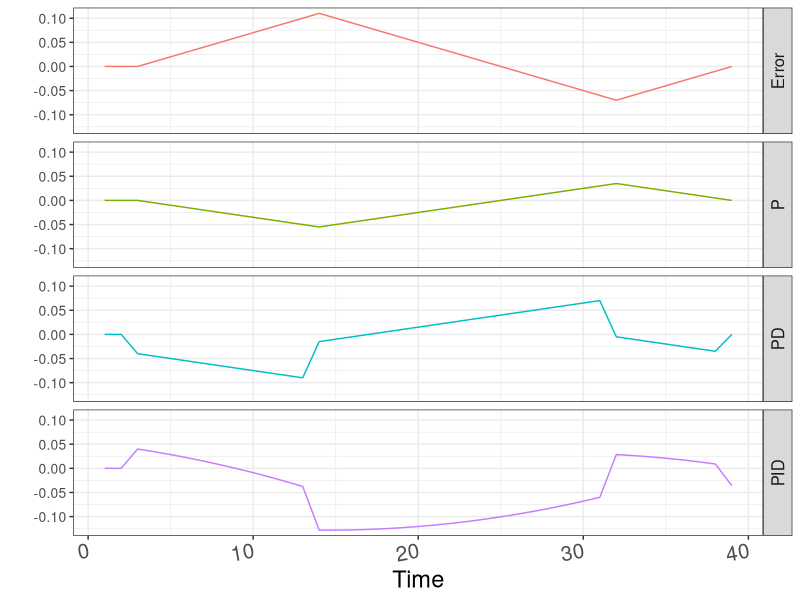
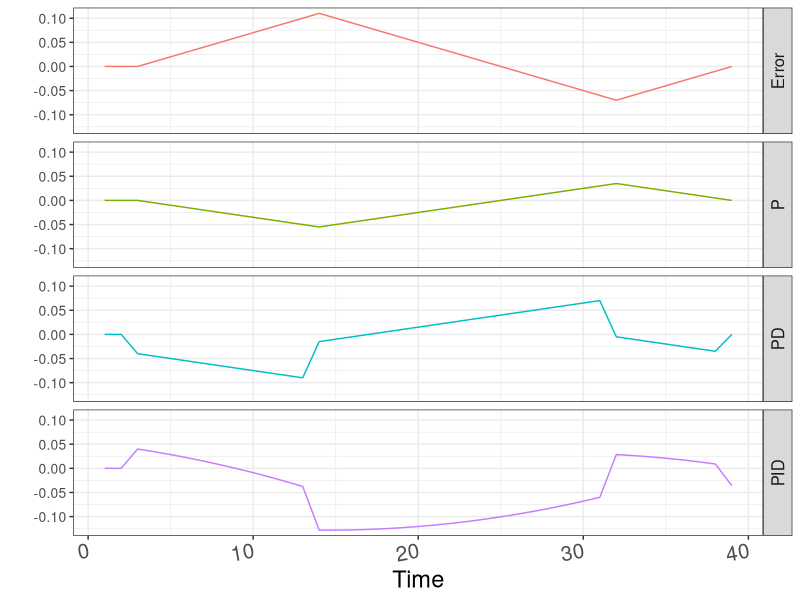

R code for these plots, in order:
library(ggplot2)
library(reshape2)
library(dplyr)

theme_white <- function() {
  theme_update(
    plot.title = element_text(size=22),
    axis.text.y =element_text(size=10),
    axis.title = element_text(size=17),
    legend.title = element_text(size = 16),
    legend.text = element_text(size = 14),
    axis.text.x = element_text(size=15, angle = 10, hjust = 1),
    strip.text.y = element_text(size = 12, angle = 90),
    strip.text.x = element_text(size = 18, angle = 0)
  )
}

min.max <- function(erro) {
  base <- 50
  max <- 100
  r <- max
  if (erro > 0) {
    r <- base
  }
  return(r)
}

theme_set(theme_bw())
theme_white()

controller_labels <- c(`erro` = "Error", `prop` = "P", 
                       `deriv` = "PD", 
                       `pid` = "PID", `min.max` = "Min-Max")

factor_p <- 0.5
factor_d <- 4
factor_i <- 0.05

erro <- c(0, 0, 0, 0.01, 0.02, 0.03, 0.04, 0.05, 0.06, 0.07, 0.08, 0.09, 0.1, 0.11, 
          0.1, 0.09, 0.08, 0.07, 0.06, 0.05, 0.04, 0.03, 0.02, 0.01, 0, 
          -0.01, -0.02, -0.03, -0.04, -0.05, -0.06, -0.07, -0.06, -0.05, -0.04, -0.03, 
          -0.02, -0.01, 0)
x <-seq(1, length(erro))

df <- data.frame(time=x,erro=erro)
diff_err <- sapply(2:length(x), function(x) df$erro[x] - df$erro[x-1])
diff_err[length(x)] <- 0
df <- data.frame(time=x,erro=erro,diff_err=diff_err)
df$prop <- -factor_p*df$erro
df$deriv <- -(factor_p*df$erro + factor_d*df$diff_err)
df$diff_err <- -df$diff_err
df$cum_err <- cumsum(erro)
df$pid <- -(factor_p*df$erro + factor_d*df$diff_err + factor_i*df$cum_err)
min.max.data <- sapply(1:length(x), function(x) min.max(df$erro[x]))
df$min.max <- min.max.data

demo.data <-melt(df, id = c("time"))

# 
# All
#

ggplot(filter(demo.data, demo.data$variable %in% c("erro", "prop", "deriv", "pid")), aes(x = time, y = value, colour = variable)) + 
  geom_line() +
  xlab("Time") +
  ylab("") +
  facet_grid(variable ~ ., labeller = labeller(variable = controller_labels)) +
  theme(legend.position="none")

ggsave("all_demo.png")
